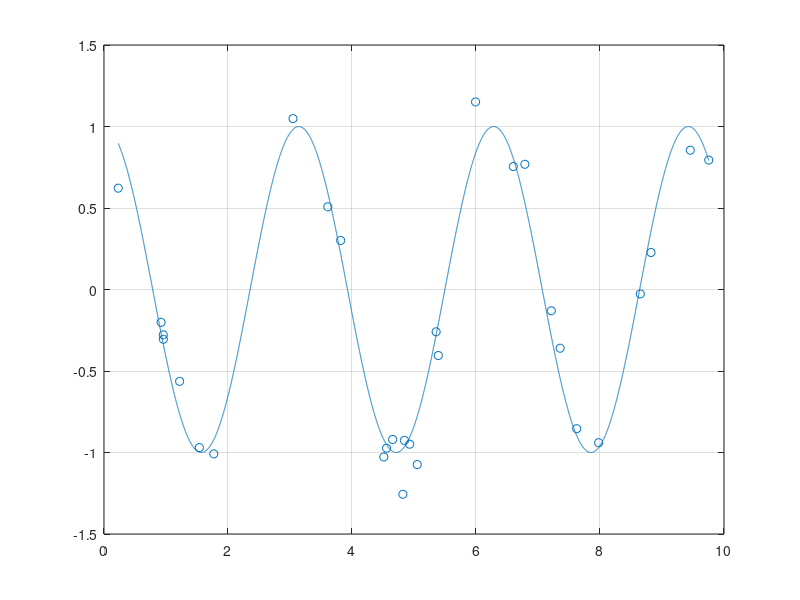

MATLAB code for this plot:
N = 30;

CENTER_DATASET = false;

PULSATION = 2;
AMPLITUDE_SINE = 1;
PHASE = pi/2;

NOISE_VAR = 0.02

SINE_MIN_ARG = 0;
SINE_MAX_ARG = 6*pi;

x_min = 0;
x_max = SINE_MAX_ARG/PULSATION + 0.5;

X = x_min + rand(N,1)*(x_max-x_min);
X = sort(X);

%X = zeros(N,1);
Y=X;

f = @(x) AMPLITUDE_SINE*sin(x*PULSATION + PHASE);

for i=1:N %j'aurais pu le faire sans boucle...
    Y(i) = f(X(i))+randn*sqrt(NOISE_VAR);
end

if CENTER_DATASET
    X_c = X-mean(X);
else
    X_c = X;
end

X_plot = [X_c(1):0.001:X_c(end)]';

figure();
plot(X_plot',f(X_plot)');
hold on;
scatter(X_c,Y)
grid on;

data = [X_c,Y,f(X)]; %X, NOISY VALUE, TRUE VALUE
dlmwrite('noisysine.csv',data,'delimiter',',','precision', 6)